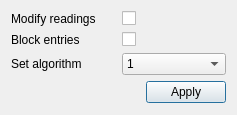
<?xml version="1.0" encoding="UTF-8"?>
<ui version="4.0">
 <class>TasksDialog</class>
 <widget class="QDialog" name="TasksDialog">
  <property name="geometry">
   <rect>
    <x>0</x>
    <y>0</y>
    <width>237</width>
    <height>115</height>
   </rect>
  </property>
  <property name="maximumSize">
   <size>
    <width>300</width>
    <height>200</height>
   </size>
  </property>
  <property name="windowTitle">
   <string>Dialog</string>
  </property>
  <layout class="QGridLayout" name="gridLayout_5">
   <item row="1" column="0">
    <layout class="QHBoxLayout" name="horizontalLayout_2">
     <item>
      <spacer name="horizontalSpacer">
       <property name="orientation">
        <enum>Qt::Horizontal</enum>
       </property>
       <property name="sizeHint" stdset="0">
        <size>
         <width>40</width>
         <height>20</height>
        </size>
       </property>
      </spacer>
     </item>
     <item>
      <widget class="QPushButton" name="pushButton">
       <property name="text">
        <string>Apply</string>
       </property>
      </widget>
     </item>
    </layout>
   </item>
   <item row="0" column="0">
    <layout class="QGridLayout" name="gridLayout_3">
     <item row="2" column="0">
      <widget class="QLabel" name="label">
       <property name="text">
        <string>Set algorithm</string>
       </property>
      </widget>
     </item>
     <item row="0" column="1">
      <widget class="QCheckBox" name="checkBox">
       <property name="text">
        <string/>
       </property>
      </widget>
     </item>
     <item row="0" column="0">
      <widget class="QLabel" name="label_2">
       <property name="text">
        <string>Modify readings</string>
       </property>
      </widget>
     </item>
     <item row="1" column="0">
      <widget class="QLabel" name="label_3">
       <property name="text">
        <string>Block entries</string>
       </property>
      </widget>
     </item>
     <item row="1" column="1">
      <widget class="QCheckBox" name="checkBox_2">
       <property name="text">
        <string/>
       </property>
      </widget>
     </item>
     <item row="2" column="1">
      <widget class="QComboBox" name="comboBox">
       <item>
        <property name="text">
         <string>1</string>
        </property>
       </item>
       <item>
        <property name="text">
         <string>2</string>
        </property>
       </item>
       <item>
        <property name="text">
         <string>3</string>
        </property>
       </item>
       <item>
        <property name="text">
         <string>4</string>
        </property>
       </item>
       <item>
        <property name="text">
         <string>5</string>
        </property>
       </item>
      </widget>
     </item>
    </layout>
   </item>
  </layout>
 </widget>
 <resources/>
 <connections/>
</ui>
